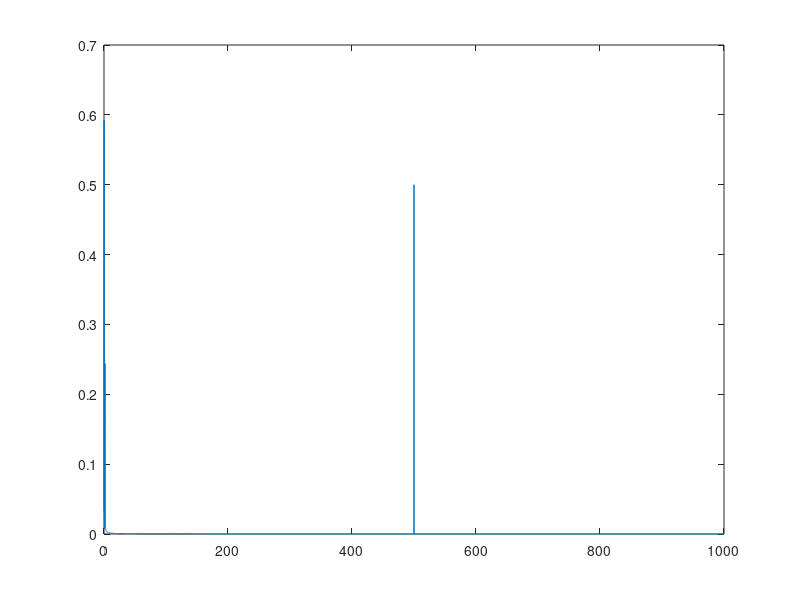

MATLAB code for this plot:
function [inputSignal, beatsSec, respSec] = signaldata
% This should generate:
%       A 5,8 GHz base signal
%       A 1 kHz base signal
%       A 500 Hz base signal
%       A heartbeat signal 100 beats/min
%       A respiration rate of 16 breaths/min
%       And then mix these signals together

% Some defines
HEARTBEATS = 100;
RESP_RATE = 16;
BASE_SIGNAL_500HZ = 500;
%BASE_SIGNAL_1KHZ = 1000;
%BASE_SIGNAL_5_8_GHZ = 5800000000;

% Calculating the frequency of the heartbeat
beatsSec =  HEARTBEATS / 60;

% Calculating the frequency of respiration
respSec = RESP_RATE / 60;

% Samples per second
fs = 2000;
timePeriod = 1 / fs;

% I want a dataset for 20 sec
timeBase = 20;
myLen = timeBase / timePeriod;
t = (0:myLen-1) * timePeriod;

% Generation of the signal (not using 5,8 GHz signal atm)
inputSignal =  0.3*sin(2*pi*beatsSec*t) + 0.7*sin(2*pi*respSec*t) + 0.5*sin(2*pi*BASE_SIGNAL_500HZ*t);

plot(t,inputSignal)

% FFT
Y = fft(inputSignal);

P2 = abs(Y/myLen);
P1 = P2(1:myLen/2+1);
P1(2:end-1) = 2*P1(2:end-1)
f = fs * (0:(myLen/2))/myLen;
plot(f,P1)
end